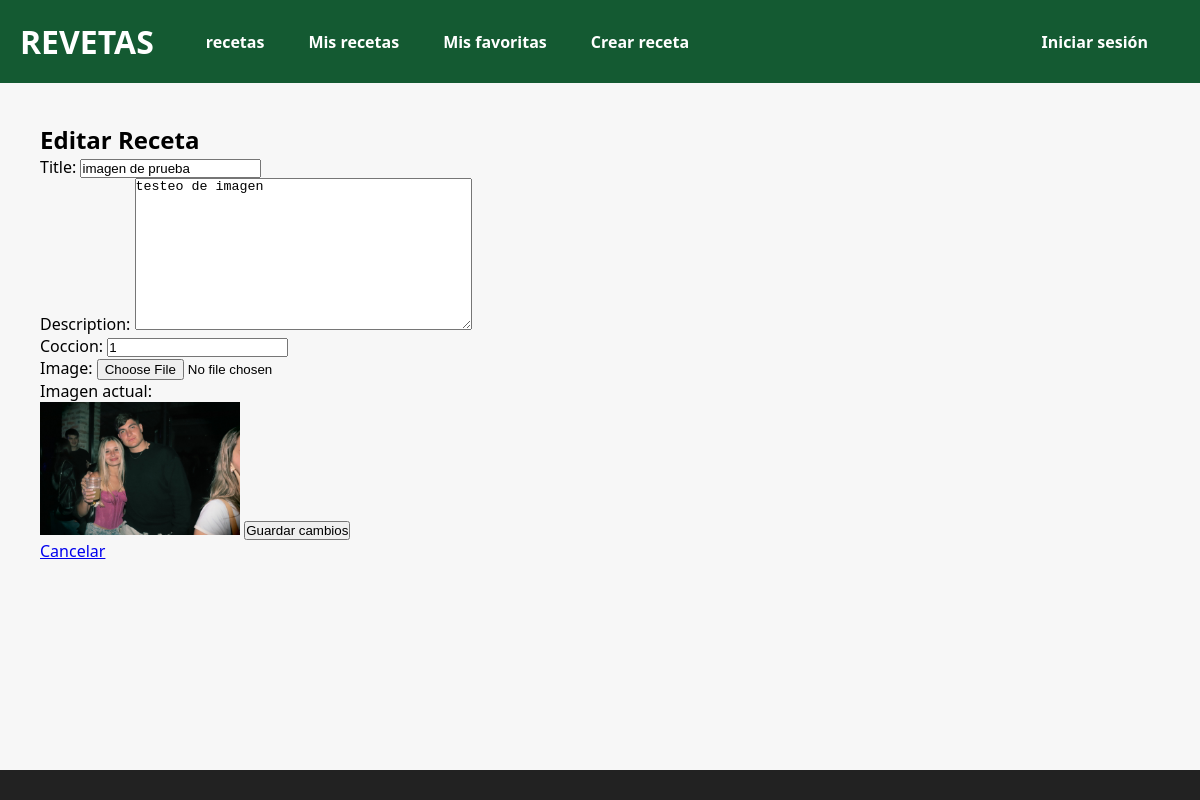
The app's page /editar/7 (signed in) with its own data.
### tasks/models.py (models this page shows, shortened)
class Receta(models.Model):
    title = models.CharField(max_length=255)
    description = models.TextField()
    user = models.ForeignKey(Usuario,on_delete=models.CASCADE)
    coccion = models.IntegerField(default=0)
    cooked = models.BooleanField(default=False)
    favs = models.BooleanField(default=False)
    date = models.DateField(default=timezone.now)
    image = models.ImageField(upload_to="recetas_image/", null=True, blank=True)

### tasks/views.py (the view, shortened to what this page needs)
# urls.py: path('editar/<int:id>' , editar_receta, name='editar_receta'),
def editar_receta(request, id):
    usuario_id = request.session.get('usuario_id')
    if not usuario_id:
        return redirect('/login/')
    usuario = Usuario.objects.get(id = usuario_id)
    receta = get_object_or_404(Receta, id=id, user = usuario)
    if request.method == 'GET':
        form = RecetaNueva(initial={
            'title': receta.title,
            'description': receta.description,
            'coccion': receta.coccion
        })
        return render(request, 'edit_receta.html', {'form': form, 'receta': receta})

### tasks/forms.py
class RecetaNueva(forms.ModelForm):
    class Meta:
        model = Receta
        fields = ['title', 'description', 'coccion', 'image']
        widgets = {
            'title': forms.TextInput(attrs={'placeholder': 'Título'}),
            'description': forms.Textarea(attrs={'placeholder': 'Descripción'}),
            'coccion': forms.NumberInput(attrs={'placeholder': 'Minutos'}),
        }

### tasks/templates/edit_receta.html (shortened to what this page needs)
{% extends 'main.html' %}
{% block content %}
<h2>Editar Receta</h2>
<form method=""post enctype="multipart/form-data">
    {{ form.as_p }}
    {% if receta.image %}
    <p>Imagen actual:</p>
    <img src="{{ receta.image.url }}" alt="Imagen de la receta" style="max-width: 200px;">
    {% endif %}
    <button type="submit">Guardar cambios</button>
</form>
<a href="/recetas/">Cancelar</a>
{% endblock %}

### tasks/static/styles/main.css (style rules this page uses)
* { margin: 0; padding: 0; box-sizing: border-box; }
body { font-family: 'Segoe UI', Tahoma, Geneva, Verdana, sans-serif; background: linear-gradient(to right, #e0f7fa, #fff); min-height: 100vh; display: flex; flex-direction: column; }

### records on screen
Receta: title "imagen de prueba", description "testeo de imagen", coccion "1", image (picture)
